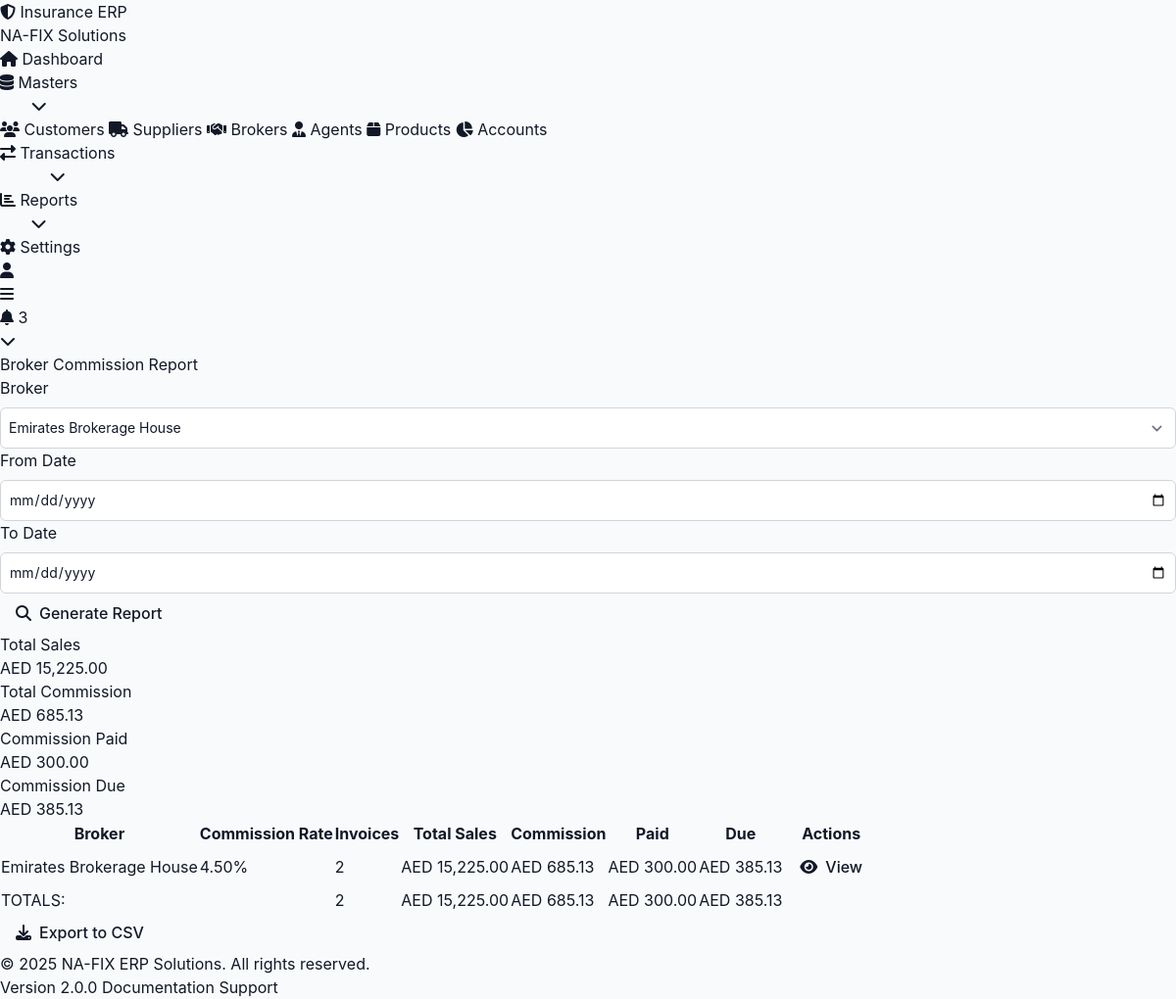
Screenshot of /brokers/commission_report?broker_id=2 with the database file from the repository.
### tables this page shows
CREATE TABLE IF NOT EXISTS `broker` (
  `broker_id` int(11) NOT NULL AUTO_INCREMENT,
  `broker_code` varchar(50) DEFAULT NULL,
  `broker_name` varchar(255) NOT NULL,
  `contact_person` varchar(255) DEFAULT NULL,
  `mobile` varchar(20) NOT NULL,
  `email` varchar(100) DEFAULT NULL,
  `address` text,
  `commission_rate` decimal(5,2) DEFAULT 0.00,
  `status` tinyint(1) DEFAULT 1,
  PRIMARY KEY (`broker_id`),
  UNIQUE KEY `broker_code` (`broker_code`)
);

### application/controllers/Brokers.php (called while the page is built, shortened)
<?php
class Brokers extends CI_Controller {
    public function __construct() {
        $this->load->model('Broker_model');
    }
    public function commission_report() {
        $from_date = $this->input->get('from_date');
        $to_date = $this->input->get('to_date');
        $broker_id = $this->input->get('broker_id');
        $this->db->select('b.broker_name, b.commission_rate,
                          COUNT(DISTINCT i.invoice_id) as total_invoices,
                          COALESCE(SUM(i.grand_total), 0) as total_sales,
                          COALESCE(SUM(bc.commission_amount), 0) as total_commission,
                          COALESCE(SUM(bc.paid_amount), 0) as commission_paid,
                          (COALESCE(SUM(bc.commission_amount), 0) - COALESCE(SUM(bc.paid_amount), 0)) as commission_due');
        $this->db->from('broker b');
        $this->db->join('invoice i', 'b.broker_id = i.broker_id', 'left');
        $this->db->join('broker_commission bc', 'i.invoice_id = bc.invoice_id', 'left');
        if ($broker_id) {
            $this->db->where('b.broker_id', $broker_id);
        }
        $this->db->group_by('b.broker_id');
        $this->db->order_by('total_commission', 'DESC');
        $report = $this->db->get()->result();
        $brokers = $this->Broker_model->get_for_dropdown();
        $data = [
            'page_title' => 'Broker Commission Report',
            'report' => $report,
            'brokers' => $brokers,
            'filters' => [
                'from_date' => $from_date,
                'to_date' => $to_date,
                'broker_id' => $broker_id
            ],
            'main_content' => 'brokers/commission_report'
        ];
        $this->load->view('templates/modern_layout', $data);
    }
}

### index.php (called while the page is built, shortened)
<?php
require_once BASEPATH.'core/CodeIgniter.php';

### application/models/Broker_model.php (called while the page is built, shortened)
<?php
class Broker_model extends MY_Model {
    protected $table = 'broker';
    public function get_for_dropdown() {
        $this->db->select('broker_id, broker_name');
        $this->db->from($this->table);
        $this->db->order_by('broker_name', 'ASC');
        return $this->db->get()->result();
    }
}

### application/views/brokers/commission_report.php (the view, shortened to what this page needs)
<div class="mb-6 bg-gray-50 border border-gray-200 rounded-lg p-4">
    <form method="get" action="<?php echo base_url('brokers/commission_report'); ?>" class="grid grid-cols-1 md:grid-cols-4 gap-4">
        <div class="form-group">
            <label class="text-sm font-medium">Broker</label>
            <select name="broker_id" class="form-control">
                <?php foreach ($brokers as $broker): ?>
                    <option value="<?php echo $broker->broker_id; ?>"
                            <?php echo ($filters['broker_id'] == $broker->broker_id) ? 'selected' : ''; ?>>
                        <?php echo htmlspecialchars($broker->broker_name); ?>
                    </option>
                <?php endforeach; ?>
            </select>
        </div>
        <div class="form-group">
            <label class="text-sm font-medium">From Date</label>
            <input type="date"
                   name="from_date"
                   value="<?php echo $filters['from_date'] ?? ''; ?>"
                   class="form-control">
        </div>
        <div class="form-group">
            <label class="text-sm font-medium">To Date</label>
            <input type="date"
                   name="to_date"
                   value="<?php echo $filters['to_date'] ?? ''; ?>"
                   class="form-control">
        </div>
        <div class="form-group flex items-end">
            <button type="submit" class="btn btn-primary w-full">
                <i class="fas fa-search"></i> Generate Report
            </button>
        </div>
    </form>
</div>
<?php
$total_sales = 0;
$total_commission = 0;
$total_paid = 0;
$total_due = 0;
foreach ($report as $row) {
    $total_sales += $row->total_sales;
    $total_commission += $row->total_commission;
    $total_paid += $row->commission_paid;
    $total_due += $row->commission_due;
}
?>
<div class="grid grid-cols-1 md:grid-cols-4 gap-4 mb-6">
    <div class="bg-primary-50 border border-primary-200 rounded-lg p-4">
        <div class="text-sm text-gray-600 mb-1">Total Sales</div>
        <div class="text-2xl font-bold text-primary-600"><?php echo format_currency($total_sales); ?></div>
    </div>
    <div class="bg-success-50 border border-success-200 rounded-lg p-4">
        <div class="text-sm text-gray-600 mb-1">Total Commission</div>
        <div class="text-2xl font-bold text-success-600"><?php echo format_currency($total_commission); ?></div>
    </div>
    <div class="bg-info-50 border border-info-200 rounded-lg p-4">
        <div class="text-sm text-gray-600 mb-1">Commission Paid</div>
        <div class="text-2xl font-bold text-info-600"><?php echo format_currency($total_paid); ?></div>
    </div>
    <div class="bg-danger-50 border border-danger-200 rounded-lg p-4">
        <div class="text-sm text-gray-600 mb-1">Commission Due</div>
        <div class="text-2xl font-bold text-danger-600"><?php echo format_currency($total_due); ?></div>
    </div>
</div>
<div class="overflow-x-auto">
        <?php if (empty($report)): ?>
            <tr>
                <td colspan="8" class="text-center py-8 text-gray-500">
                    <i class="fas fa-chart-line text-4xl mb-2"></i>
                    <p>No commission data found for selected filters</p>
                </td>
            </tr>
        <?php else: ?>
            <?php foreach ($report as $row): ?>
                <tr>
                    <td>
                        <a href="<?php echo base_url('brokers/view/' . $row->broker_id); ?>"
                           class="text-primary-600 hover:underline font-semibold">
                            <?php echo htmlspecialchars($row->broker_name); ?>
                        </a>
                    </td>
                    <td><span class="badge badge-success"><?php echo number_format($row->commission_rate, 2); ?>%</span></td>
                    <td class="text-center"><?php echo $row->total_invoices; ?></td>
                    <td class="font-semibold"><?php echo format_currency($row->total_sales); ?></td>
                    <td class="font-semibold text-success-600"><?php echo format_currency($row->total_commission); ?></td>
                    <td class="text-info-600"><?php echo format_currency($row->commission_paid); ?></td>
                    <td class="font-semibold text-danger-600"><?php echo format_currency($row->commission_due); ?></td>
                    <td>
                        <a href="<?php echo base_url('brokers/view/' . $row->broker_id); ?>"
                           class="btn btn-sm btn-info">
                            <i class="fas fa-eye"></i> View
                        </a>
                    </td>
                </tr>
            <?php endforeach; ?>
            <tr class="bg-gray-100 font-bold">
                <td colspan="2" class="text-right">TOTALS:</td>
                <td class="text-center"><?php echo array_sum(array_column($report, 'total_invoices')); ?></td>
                <td><?php echo format_currency($total_sales); ?></td>
                <td class="text-success-600"><?php echo format_currency($total_commission); ?></td>
                <td class="text-info-600"><?php echo format_currency($total_paid); ?></td>
                <td class="text-danger-600"><?php echo format_currency($total_due); ?></td>
                <td></td>
            </tr>
        <?php endif; ?>
</div>
<?php if (!empty($report)): ?>
    <div class="mt-6 flex justify-end">
        <button onclick="exportToCSV()" class="btn btn-secondary">
            <i class="fas fa-download"></i> Export to CSV
        </button>
    </div>
<?php endif; ?>

### application/views/brokers/commission_report.php (style rules this page uses)
.form-control { width: 100%; padding: 0.5rem; border: 1px solid #d1d5db; border-radius: 0.375rem; font-size: 0.875rem; }
.form-group { margin-bottom: 0; }
.form-group label { display: block; margin-bottom: 0.5rem; }

### rows the page displays
broker: broker_name "Emirates Brokerage House", commission_rate "4.50", total_invoices "2", total_sales "AED 15,225.00", total_commission "AED 685.13", commission_paid "AED 300.00", commission_due "AED 385.13"

### other values shown
$title "Broker Commission Report"
format_currency($total_sales) "AED 15,225.00"
format_currency($total_commission) "AED 685.13"
format_currency($total_paid) "AED 300.00"
format_currency($total_due) "AED 385.13"
$header "Broker"
$header "Commission Rate"
$header "Invoices"
$header "Total Sales"
$header "Commission"
$header "Paid"
$header "Due"
$header "Actions"
array_sum(array_column($report, 'total_invoices')) "2"
form field broker_id "Emirates Brokerage House"
